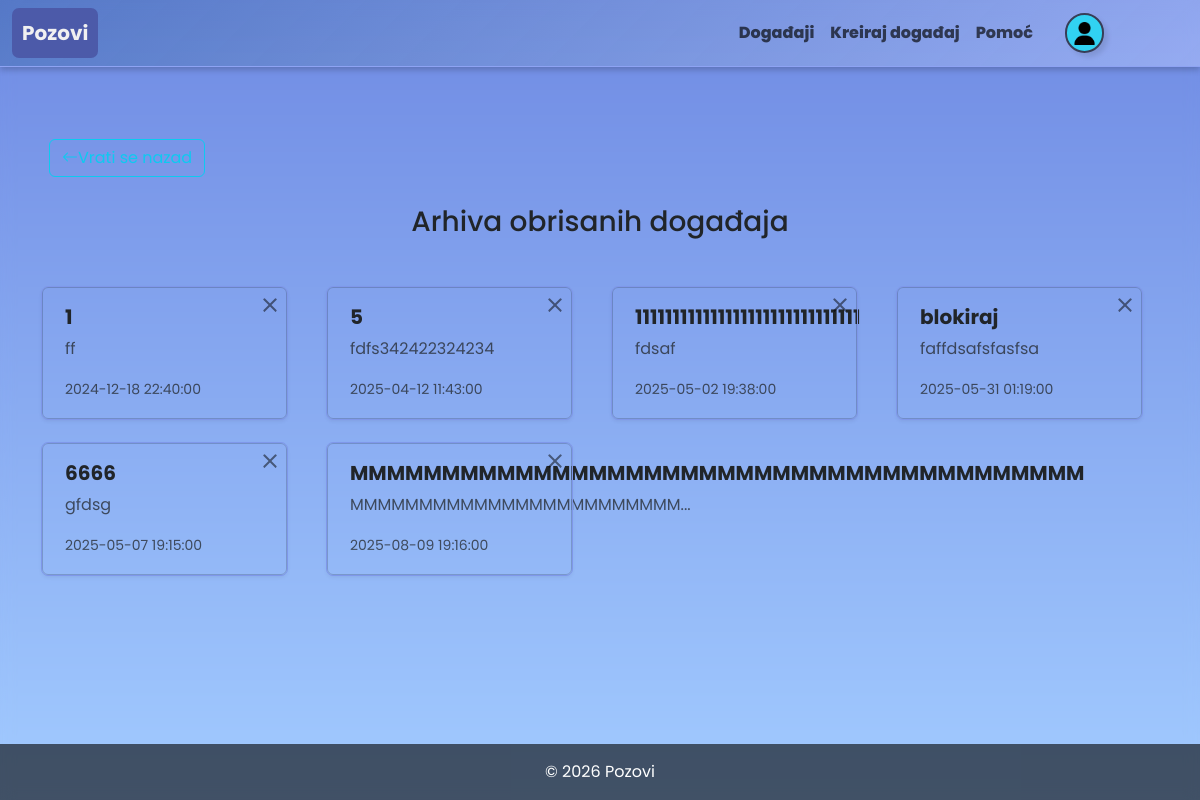
Screenshot of /dashboard_archived.php (signed in) with the database file from the repository.
### tables this page shows
CREATE TABLE `events` (
  `event_id` int(11) NOT NULL,
  `title` varchar(40) NOT NULL,
  `description` text DEFAULT NULL,
  `event_date` datetime NOT NULL,
  `user_id` int(11) NOT NULL,
  `status` enum('active','blocked','archived') NOT NULL DEFAULT 'active',
  `location` varchar(100) DEFAULT NULL
);

### dashboard_archived.php (the view, shortened to what this page needs)
<?php
require_once 'includes/db_config.php';
$user_id = $_SESSION['user_id'];
?>
<!DOCTYPE html>
<html lang="en">
<head>
    <link href="https://cdn.jsdelivr.net/npm/bootstrap@5.3.3/dist/css/bootstrap.min.css" rel="stylesheet">
    <link rel="stylesheet" href="https://cdn.jsdelivr.net/npm/bootstrap-icons@1.10.5/font/bootstrap-icons.css">
    <link rel="stylesheet" href="css.css">
</head>
<body>
<?php include 'templates/header.php'; ?>
<div class="container mt-5 position-relative">
    <div class="d-flex justify-content-between mb-4 buttons">
        <a href="dashboard.php" class="btn btn-outline-info"><i class="bi bi-arrow-left"></i>Vrati se nazad</a>
    </div>
    <h3 class="text-center">Arhiva obrisanih događaja</h3>
</div>
<div class="container mt-5">
    <div class="row g-4">
        <?php
        $sql = "SELECT event_id, title, description, event_date FROM events WHERE user_id = ? and status = 'archived'";
        $stmt = $pdo->prepare($sql);
        $stmt->execute([$user_id]);
        $events = $stmt->fetchAll();
        if (count($events) > 0) {
        foreach ($events as $row) {
        ?>
        <div class="col-12 col-sm-6 col-md-4 col-lg-3">
            <form action="event_archived.php" method="POST">
                <div class="modal-header align-items-start">
                    <button id="eventCard" type="submit" class="card h-100 shadow-sm text-start" style="width: 100%; background: none;">
                        <div class="card-body">
                            <h5 class="card-title fw-bold"><?php echo htmlspecialchars($row['title']); ?></h5>
                            <p class="card-text text-muted"><?php echo htmlspecialchars(mb_strimwidth($row['description'], 0, 27, "...")); ?></p>
                            <p class="card-text"><small class="text-muted"><?php echo htmlspecialchars($row['event_date']); ?></small></p>
                        </div>
                    </button>
            </form>
            <form action="files/delete_event.php" method="post" onsubmit="return confirm('Da li ste sigurni da želite da uklonite događaj - <?php echo htmlspecialchars($row['title']); ?> ?')">
                <button id="buttonX" type="submit" class="btn-close" aria-label="Obriši događaj" title="Obriši događaj"></button>
            </form>
        </div>
    </div>
<?php
}
} else {
    echo "<p>Nema arhiviranih događaja.</p>";
}
?>
<?php include 'templates/footer.php'; ?>
</body>
</html>

### css.css (style rules this page uses)
body { padding-top: 87px; min-height: 100vh; background: linear-gradient(180deg, #6f8ae3, #a2cbff); background-size: cover; background-repeat: no-repeat; background-position: center; background-attachment: fixed; font-family: 'Poppins', sans-serif; }
body::before { content: ""; position: fixed; top: 0; left: 0; height: 100vh; width: 100vw; background-color: rgba(255, 255, 255, 0.0); backdrop-filter: blur(7px); z-index: -1; }
.buttons { padding-top: 4px; padding-bottom: 4px; padding-left: 7px; padding-right: 7px; margin-top: 40px; display:flex; align-items: center; }
#eventCard { outline: 1px solid #7f97ea; transition: transform 0.3s ease; }
#buttonX { position:relative; top: 9px; right:25px; }

### rows the page displays
events: title "1", description "ff", event_date "2024-12-18 22:40:00"
events: title "5", description "fdfs342422324234", event_date "2025-04-12 11:43:00"
events: title "111111111111111111111111111111", description "fdsaf", event_date "2025-05-02 19:38:00"
events: title "blokiraj", description "faffdsafsfasfsa", event_date "2025-05-31 01:19:00"
events: title "6666", description "gfdsg", event_date "2025-05-07 19:15:00"
events: title "MMMMMMMMMMMMMMMMMMMMMMMMMMMMMMMMMMMMMMMM", description "MMMMMMMMMMMMMMMMMMMMMMMM...", event_date "2025-08-09 19:16:00"
